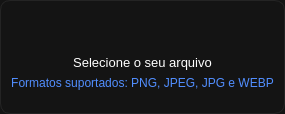
                <widget class="QWidget" name="wdgFileSelector" native="true">
                 <property name="minimumSize">
                  <size>
                   <width>0</width>
                   <height>0</height>
                  </size>
                 </property>
                 <property name="maximumSize">
                  <size>
                   <width>16777215</width>
                   <height>150</height>
                  </size>
                 </property>
                 <property name="font">
                  <font>
                   <pointsize>11</pointsize>
                  </font>
                 </property>
                 <property name="cursor">
                  <cursorShape>PointingHandCursor</cursorShape>
                 </property>
                 <property name="styleSheet">
                  <string notr="true">QWidget {
    
	background-color: rgb(20, 20, 20);
    border: 1px solid #242424;
    border-radius: 10px;
}

QLabel {
	border: none;
	color: #518EFF;
}
</string>
                 </property>
                 <layout class="QVBoxLayout" name="verticalLayout_5">
                  <property name="topMargin">
                   <number>24</number>
                  </property>
                  <property name="bottomMargin">
                   <number>24</number>
                  </property>
                  <item>
                   <widget class="QLabel" name="label_2">
                    <property name="maximumSize">
                     <size>
                      <width>16777215</width>
                      <height>90</height>
                     </size>
                    </property>
                    <property name="text">
                     <string/>
                    </property>
                    <property name="pixmap">
                     <pixmap resource="../assets/icons/resource_icons.qrc">:/icons/folder.png</pixmap>
                    </property>
                    <property name="alignment">
                     <set>Qt::AlignmentFlag::AlignCenter</set>
                    </property>
                   </widget>
                  </item>
                  <item>
                   <spacer name="verticalSpacer_6">
                    <property name="orientation">
                     <enum>Qt::Orientation::Vertical</enum>
                    </property>
                    <property name="sizeType">
                     <enum>QSizePolicy::Policy::Fixed</enum>
                    </property>
                    <property name="sizeHint" stdset="0">
                     <size>
                      <width>20</width>
                      <height>8</height>
                     </size>
                    </property>
                   </spacer>
                  </item>
                  <item>
                   <widget class="QLabel" name="label_3">
                    <property name="maximumSize">
                     <size>
                      <width>16777215</width>
                      <height>16</height>
                     </size>
                    </property>
                    <property name="font">
                     <font>
                      <pointsize>10</pointsize>
                      <fontweight>DemiBold</fontweight>
                     </font>
                    </property>
                    <property name="styleSheet">
                     <string notr="true">QLabel {
	border: none;
	color: #ffffff;
}</string>
                    </property>
                    <property name="text">
                     <string>Selecione o seu arquivo</string>
                    </property>
                    <property name="alignment">
                     <set>Qt::AlignmentFlag::AlignCenter</set>
                    </property>
                   </widget>
                  </item>
                  <item>
                   <widget class="QLabel" name="label_4">
                    <property name="maximumSize">
                     <size>
                      <width>16777215</width>
                      <height>14</height>
                     </size>
                    </property>
                    <property name="font">
                     <font>
                      <pointsize>9</pointsize>
                     </font>
                    </property>
                    <property name="text">
                     <string>Formatos suportados: PNG, JPEG, JPG e WEBP</string>
                    </property>
                    <property name="alignment">
                     <set>Qt::AlignmentFlag::AlignCenter</set>
                    </property>
                   </widget>
                  </item>
                 </layout>
                </widget>
